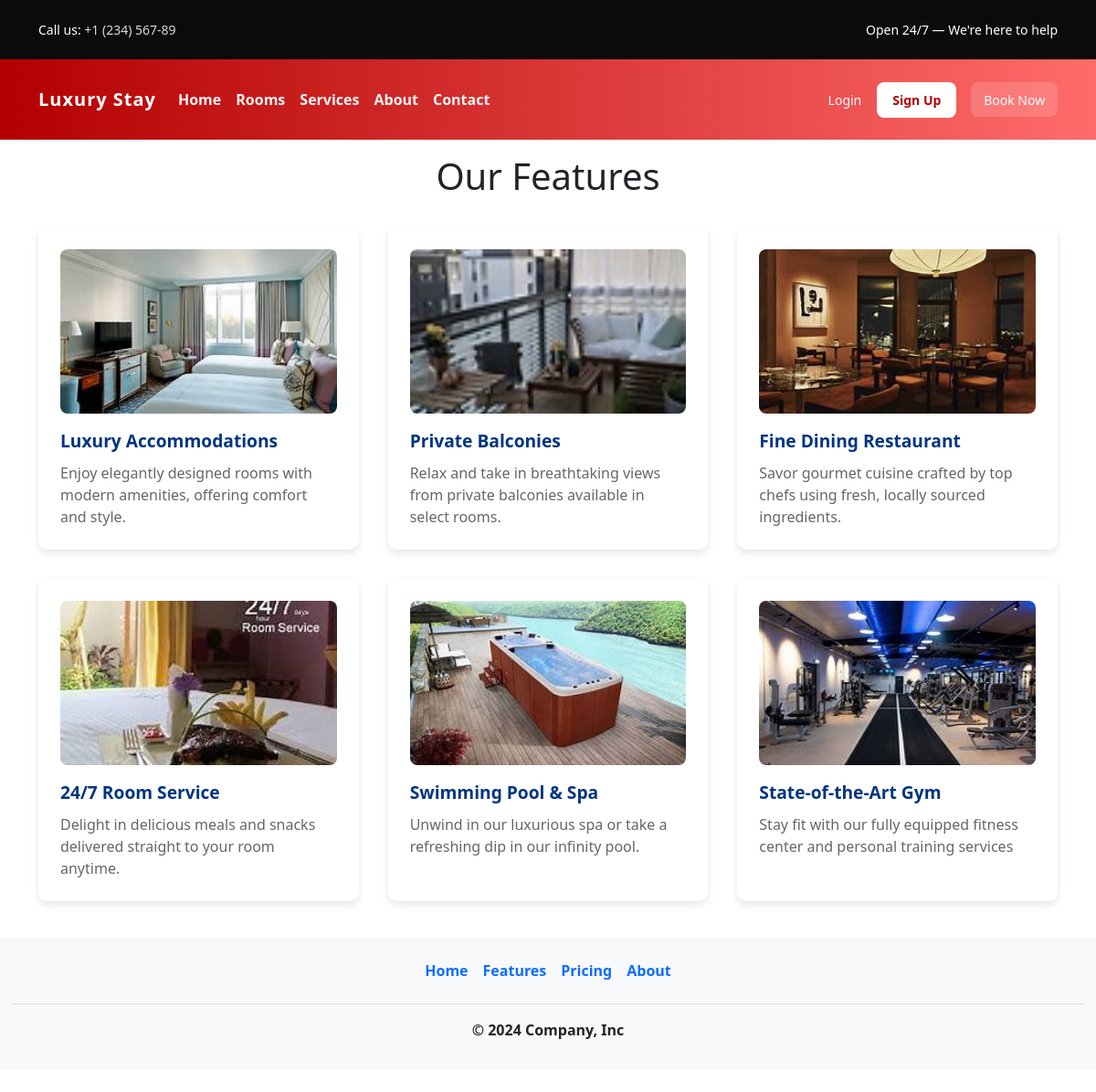
The app's page /Features/ with its own data.
### Feature/models.py (models this page shows)
class Featuresdata(models.Model):
    image=models.ImageField()
    header=models.CharField(max_length=50)
    des=models.CharField(max_length=200)

### Feature/views.py (the view)
# urls.py: path("Features/",Features),
def Features(request):
    data=Featuresdata.objects.all()
    return render(request,'Features.html',{"feature":data})

### templates/Features.html (shortened to what this page needs)
{%include 'Header.html'%}
<!DOCTYPE html>
<html lang="en">
  <head>
  </head>
  <body>
    <div class="container">
      <h1>Our Features</h1>
      <div class="feature-section">
        {%for f in feature%}
        <div class="feature-card">
          <img src="/media/{{f.image}}" alt="Spacious Rooms & Suites" />
          <div class="feature-title">{{f.header}}</div>
          <div class="feature-description">{{f.des}}</div>
        </div>
        {%endfor%}
      </div>
    </div>
  </body>
</html>
{%include 'Footer.html'%}

### static/css/style.css (style rules this page uses)
:root { --brand: #b30000; --accent: #ff6b6b; --muted: #6c757d; --card-shadow: 0 8px 24px rgba(0, 0, 0, 0.12); }

### templates/Features.html (style rules this page uses)
body { font-family: Arial, sans-serif; margin: 0; padding: 0; background: #f9f9f9; color: #333; }
.container { max-width: 1200px; margin: auto; padding: 1rem; }
.feature-section { display: grid; grid-template-columns: repeat(auto-fit, minmax(280px, 1fr)); gap: 2rem; margin-top: 2rem; }
.feature-card { background: white; border-radius: 10px; box-shadow: 0 4px 8px rgba(0, 0, 0, 0.1); padding: 1.5rem; transition: transform 0.3s; }
.feature-card img { width: 100%; height: 180px; object-fit: cover; border-radius: 8px; margin-bottom: 1rem; }
.feature-title { font-size: 1.2rem; font-weight: bold; margin-bottom: 0.5rem; color: #003580; }
.feature-description { font-size: 1rem; color: #666; }
h1 { text-align: center; }

### records on screen
Featuresdata: image (picture), header "Luxury Accommodations", des "Enjoy elegantly designed rooms with modern amenities, offering comfort and style."
Featuresdata: image (picture), header "Private Balconies", des "Relax and take in breathtaking views from private balconies available in select rooms."
Featuresdata: image (picture), header "Fine Dining Restaurant", des "Savor gourmet cuisine crafted by top chefs using fresh, locally sourced ingredients."
Featuresdata: image (picture), header "24/7 Room Service", des "Delight in delicious meals and snacks delivered straight to your room anytime."
Featuresdata: image (picture), header "Swimming Pool & Spa", des "Unwind in our luxurious spa or take a refreshing dip in our infinity pool."
Featuresdata: image (picture), header "State-of-the-Art Gym", des "Stay fit with our fully equipped fitness center and personal training services"
